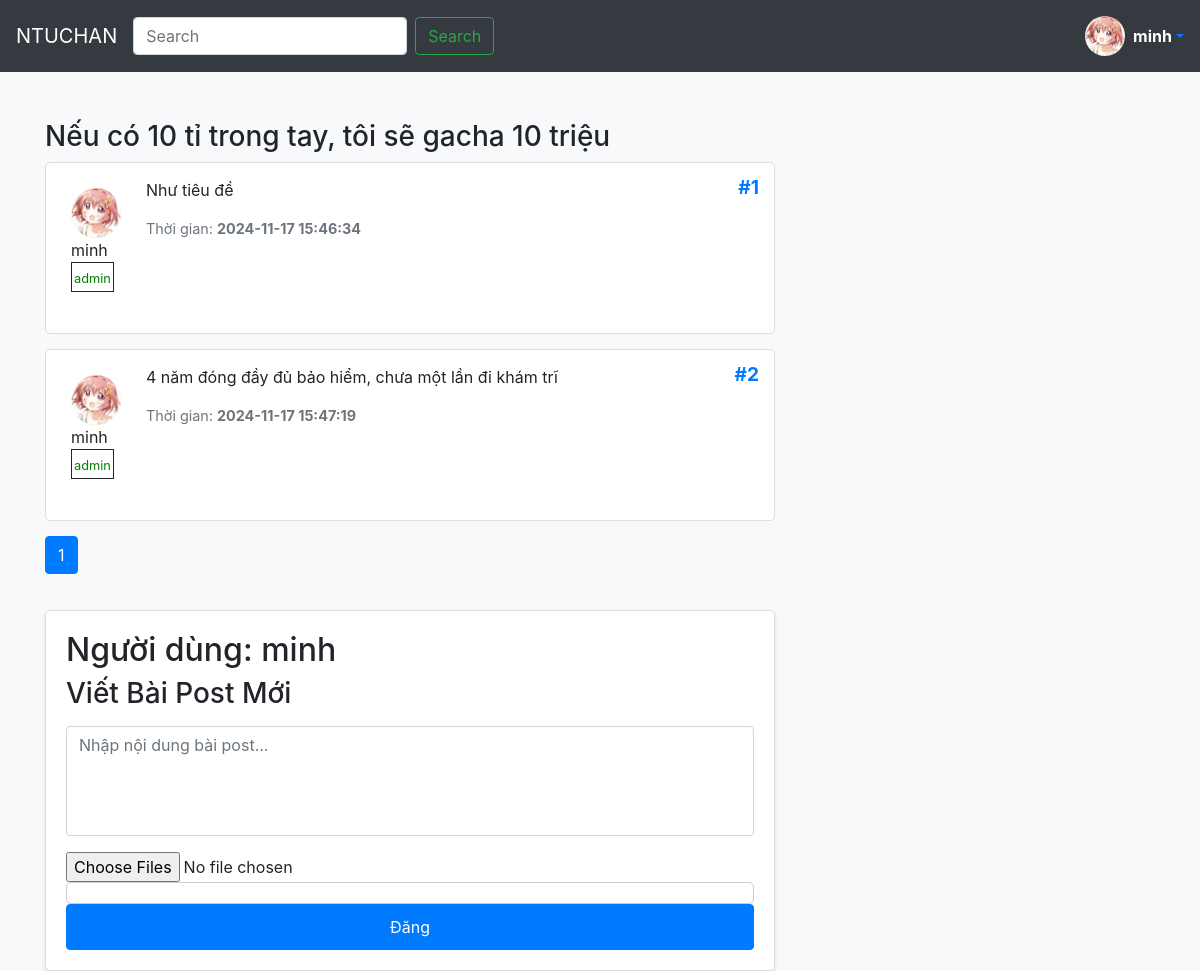
The page /UI/threads/thread.php?id=15 (signed in) on the database as committed earlier.
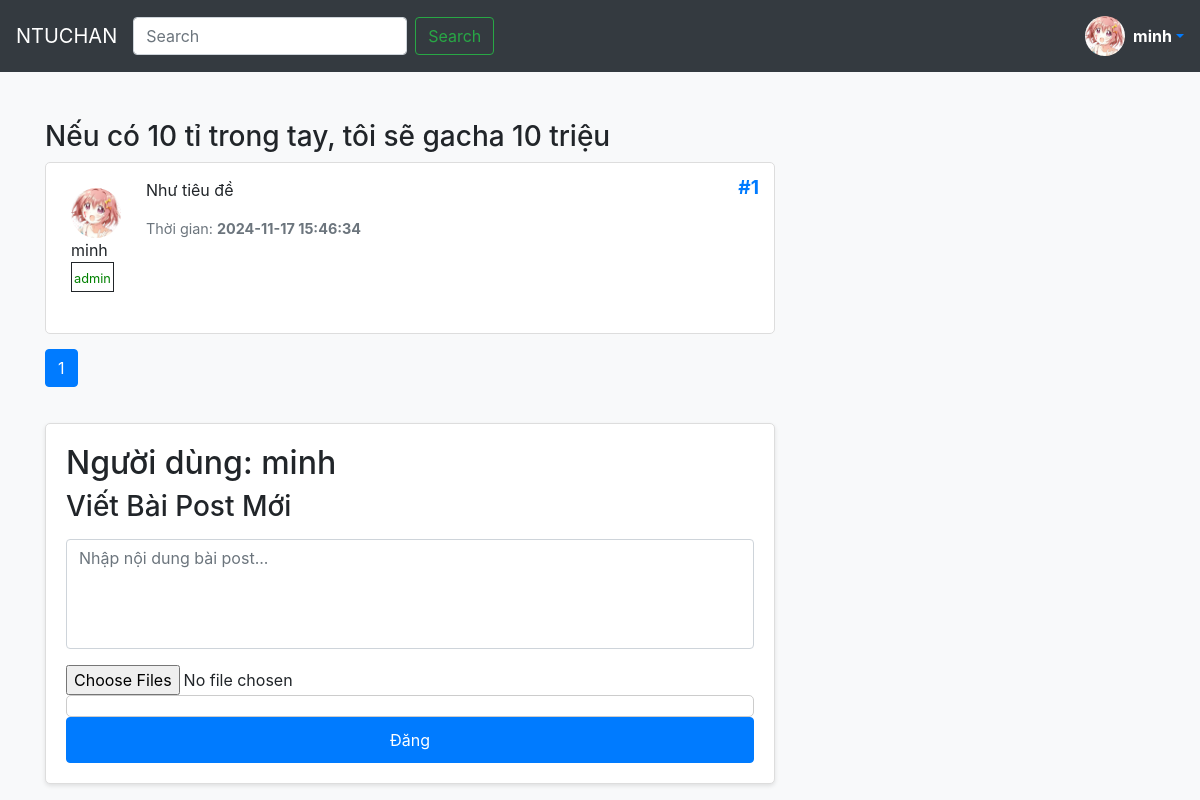
The same page on the database as committed later.
### tables this page shows
CREATE TABLE `Threads` (
  `thread_id` int(11) NOT NULL,
  `title` varchar(255) NOT NULL,
  `category_id` int(11) NOT NULL,
  `created_at` timestamp NOT NULL DEFAULT current_timestamp(),
  `newest_post_at` timestamp NULL DEFAULT NULL,
  `posts_count` int(11) DEFAULT NULL,
  `is_pinned` tinyint(1) NOT NULL DEFAULT 0
);

CREATE TABLE `Posts` (
  `post_id` int(11) NOT NULL,
  `thread_id` int(11) NOT NULL,
  `user_id` int(11) NOT NULL,
  `content` text NOT NULL,
  `post_images` text DEFAULT NULL,
  `created_at` timestamp NOT NULL DEFAULT current_timestamp()
);

CREATE TABLE `Users` (
  `user_id` int(11) NOT NULL,
  `username` varchar(50) NOT NULL,
  `role` varchar(10) DEFAULT 'user',
  `password_hash` varchar(64) NOT NULL,
  `email` varchar(100) DEFAULT NULL,
  `major` int(11) DEFAULT NULL,
  `is_banned` tinyint(1) DEFAULT 0,
  `profile_pic` text DEFAULT NULL,
  `created_at` timestamp NOT NULL DEFAULT current_timestamp(),
  `last_logon` timestamp NULL DEFAULT NULL
);

### UI/threads/thread.php (the view, shortened to what the changed rows need)
<!doctype html>
<html lang="en">
<?php
require "../trangchu/config.php";
if (isset($_GET["id"]))
    $thread_id = $_GET["id"];
$user_is_banned = false;
if (isset($thread_id)) {
    $total_post_query = "SELECT COUNT(DISTINCT Posts.post_id) AS total
   FROM Posts
   WHERE Posts.thread_id = $thread_id";
    $total_post_results = mysqli_query($conn, $total_post_query);
    $total_post = mysqli_fetch_assoc($total_post_results)['total'];
    $posts_per_page = 10;
    $page = isset($_GET['page']) ? (int) $_GET['page'] : 1;
    $offset = ($page - 1) * $posts_per_page;
    $query_posts = "SELECT DISTINCT
   p.thread_id, u.username, p.post_id, p.content, p.post_images, p.created_at, u.user_id, u.profile_pic, u.major, t.title as title, u.role, u.is_banned
   FROM Posts p
   JOIN Users u ON u.user_id = p.user_id
   JOIN Threads t ON t.thread_id = p.thread_id
   WHERE p.thread_id = $thread_id
   ORDER BY p.created_at ASC
   LIMIT $offset, $posts_per_page;";
    $stmt_posts = $conn->prepare($query_posts);
    $stmt_posts->execute();
    $posts_result = $stmt_posts->get_result();
    if (mysqli_num_rows($posts_result) == 0) {
        $thread_title = "Không có Thread";
        $thread_is_available = false;
    } else {
        $thread_title = $posts_result->fetch_assoc()["title"];
        $thread_is_available = true;
    }
    $total_pages = ceil($total_post / $posts_per_page);
} else
    $thread_title = "Không có Thread";
?>
<head>
    <link rel="stylesheet" href="https://stackpath.bootstrapcdn.com/bootstrap/4.5.2/css/bootstrap.min.css">
    <link rel="stylesheet" href="https://cdnjs.cloudflare.com/ajax/libs/font-awesome/5.15.4/css/all.min.css">
</head>
<body>
    <?php session_abort();
    require("../trangchu/header.php"); ?>
    <div class="container mt-5">
        <div class="row">
            <div class="col-lg-8">
                <?php if (isset($posts_result) && mysqli_num_rows($posts_result) > 0): ?>
                    <h3><?php echo $thread_title; ?></h3>
                    <?php $post_index = $offset + 1;
                    mysqli_data_seek($posts_result, 0); ?>
                    <?php while ($post = mysqli_fetch_assoc($posts_result)): ?>
                        <div class="post" id="<?php echo $post["post_id"] ?>">
                            <div class="post-number">#<?php echo $post_index++; ?></div>
                            <div style="margin: 10px; margin-right: 25px">
                                <img src="<?php echo ($post['profile_pic'] && realpath($post['profile_pic'])) == null ? "../images/default.jpg" : $post["profile_pic"]; ?>"
                                    alt="User avatar" style="width: 50px; height: 50px; border-radius: 50%;">
                                <div class="post-username"><?php echo htmlspecialchars($post['username']); ?></div>
                                <?php if ($post["role"] != "user"): ?>
                                    <p class="user-role"><small><span
                                                style="color: green;"><?php echo $post["role"]; ?></small></span></p>
                                <?php else: ?>
                                    <p class="user-role"><small><span
                                                style="color: black;"><?php echo $post["role"]; ?></small></span></p>
                                <?php endif; ?>
                            </div>
                            <div class="post-content">
                                <p><?php echo nl2br(stripcslashes($post['content'])); ?></p>
                                <p class="post-meta">Thời gian: <strong><?php echo $post['created_at']; ?></strong></p>
                            </div>
                        </div>
                    <?php endwhile; ?>
                <?php endif; ?>
                <div class="d-flex">
                    <nav aria-label="Page navigation">
                        <ul class="pagination">
                            <?php for ($i = 1; $i <= $total_pages; $i++): ?>
                                <li class="page-item <?php if ($i == $page)
                                    echo 'active'; ?>">
                                    <a class="page-link"
                                        href="thread.php?id=<?php echo urlencode($thread_id); ?>&page=<?php echo $i; ?>"><?php echo $i; ?></a>
                                </li>
                            <?php endfor; ?>
                        </ul>
                    </nav>
                </div>
                <?php if ($user_is_banned): ?>
                    <h1 align="center">Không thể đăng bài viết<br>Bạn đã bị ban</h1>
                <?php elseif ($isLoggedIn && isset($thread_id) && $thread_is_available): ?>
                    <div class="new-post" id="new-post">
                        <h2>Người dùng: <?php echo $username; ?></h2>
                        <h3>Viết Bài Post Mới</h3>
                        <form method="post" action="" enctype="multipart/form-data">
                        </form>
                    </div>
                <?php elseif ($thread_is_available): ?>
                    <h1 align="center">Đăng nhập để đăng bài viết</h1>
                <?php endif; ?>
            </div>
        </div>
    </div>
</body>
</html>

Rows that differ between the two databases and show on the page:
no longer on this page (row edited): threads: title "Nếu có 10 tỉ trong tay, tôi sẽ gacha 10 triệu"
removed posts: user.username "minh", user.role "admin", content "4 năm đóng đầy đủ bảo hiểm, chưa một lần đi khám trĩ", created_at "2024-11-17 15:47:19"
